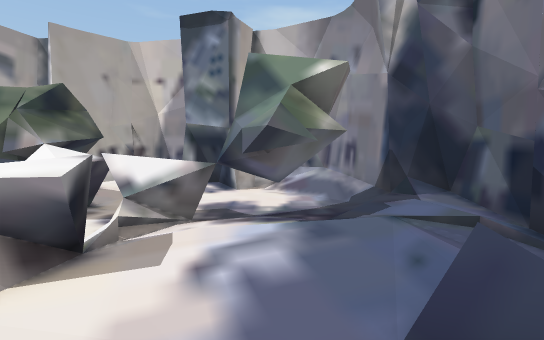
View 1 (above)

16 first-person views from a walk through a Unity game level. The camera is 1.3 m above the floor, tilts 4° down and sees 85° across. The floor is counted in squares, 1 m on a side. Each view is taken from the middle of a square. On the plan, view 1 faces up. The plan holds only what a view shows up to about 14 squares ahead; the rest is blank. The place goes on beyond the plan.

View 2
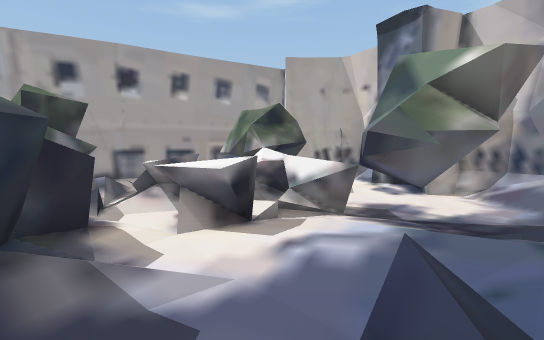

View 3
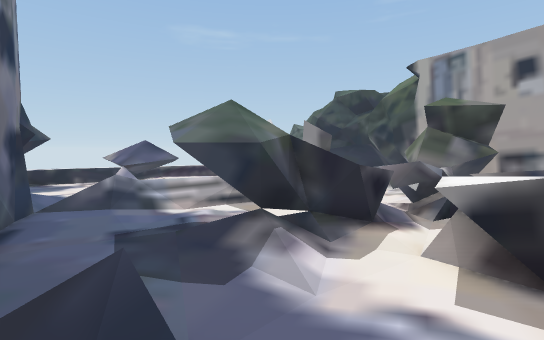

View 4
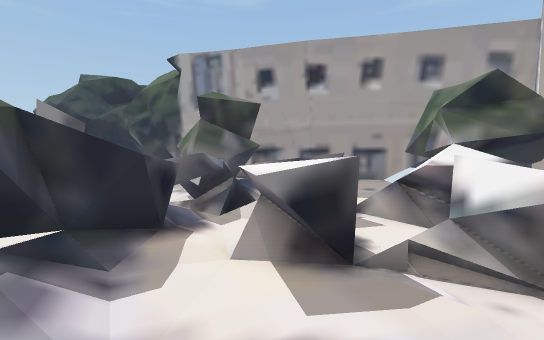

View 5
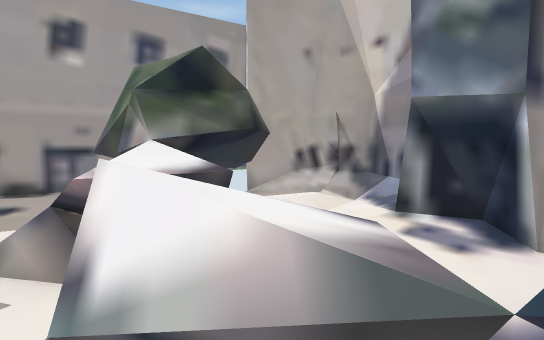

View 6
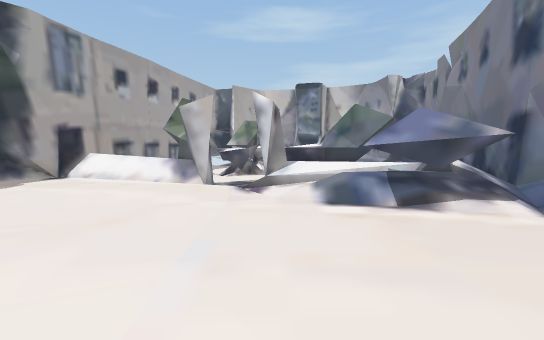

View 7
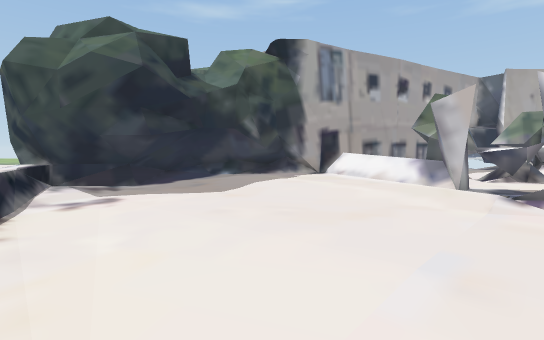

View 8
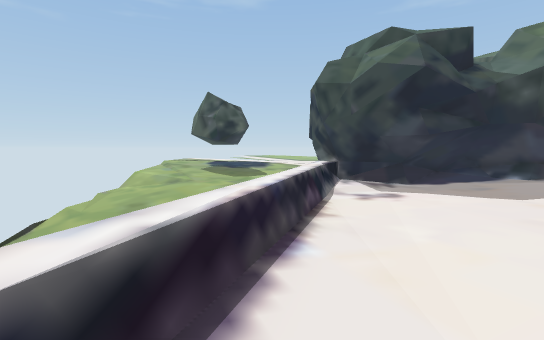

View 9
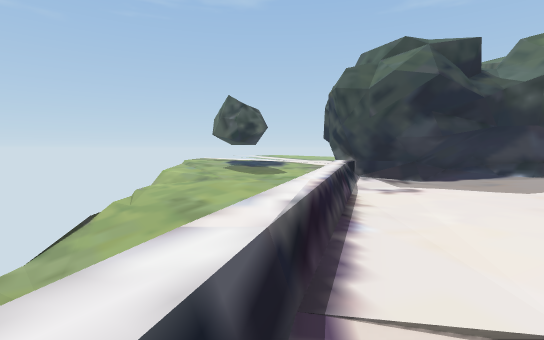

View 10
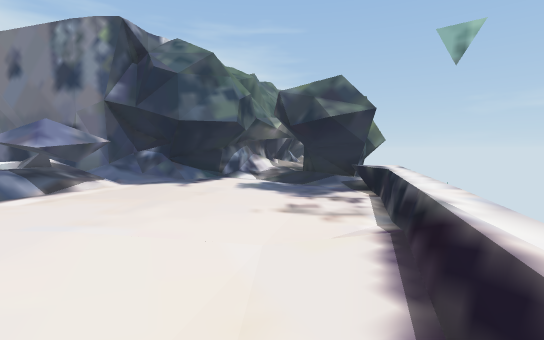

View 11
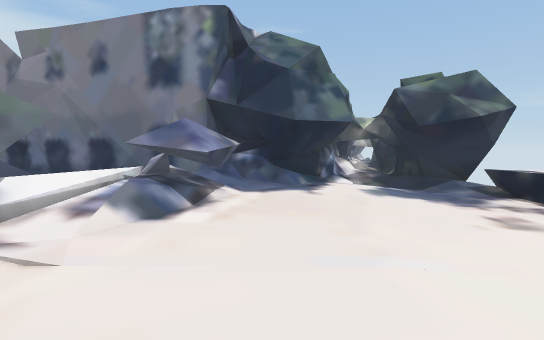

View 12
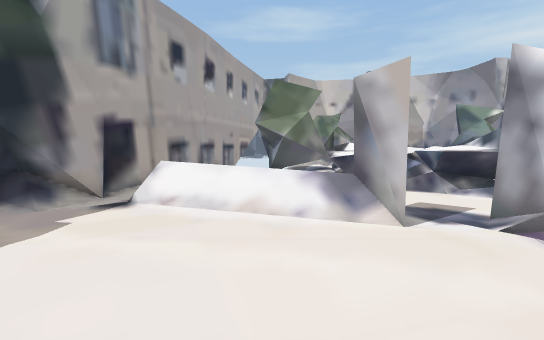

View 13
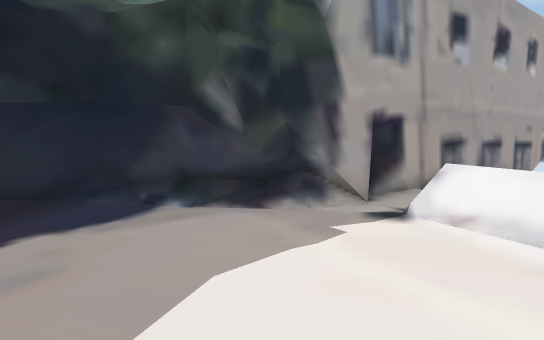

View 14
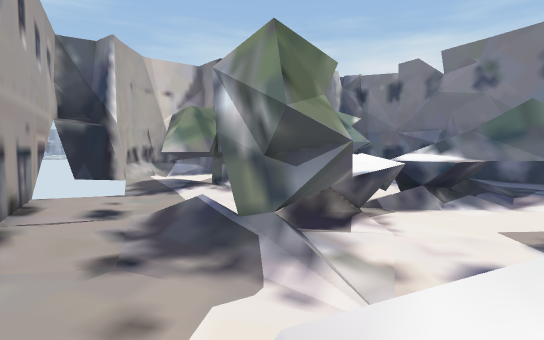

View 15
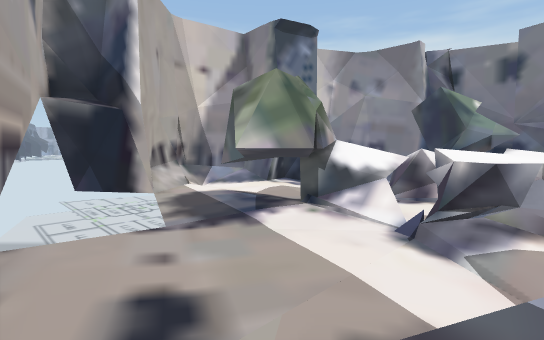

View 16
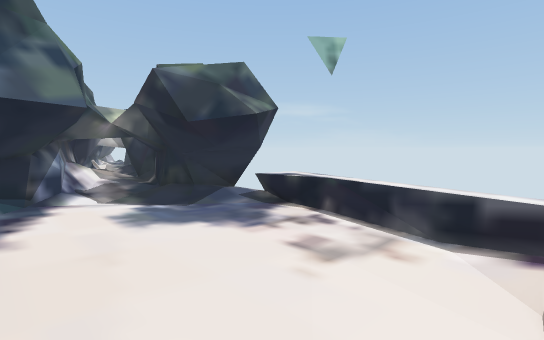

### Floor plan
Key: @ floor where view 1 was taken; # wall or solid block; x gap in a wall; . main floor; : floor 0.25 m higher than the main floor; - floor 0.25 m lower than the main floor; + floor 0.5 m higher than the main floor; / step, stairs or slope; = window, fence, low wall or low ledge; ^ raised ledge; v drop or lower ground; T thing the floor can be seen under or through; O other object.
Columns run from 19 left of view 1 to 5 right of it. Each row starts with its distance up from view 1.
 13           v v###v
 12          v#v##./# v#
 11           vx::.:###/##
 10            v::::::..//#
  9         v  ::# :...../#
  8         #  :###....../#
  7         #:..###^.=..:/##v
  6        #::.../^^#^TTT+++#
  5        #::...TT T#:TT++#
  4        #:... ^^=^:::++:#
  3       #::.O# ^^^^^:::/##
  2       #::.##^^.x:...=/#
  1       #:..##^^.^^//::/#
  0      v#:..##...^TTT@::#
 -1      #::=.......TTT:::#
 -2     ##:/^^==#....:T::#
 -3    ###::::=:#.#/.::::#
 -4    ##::::::://#/////:#
 -5    #.::::::::/:/x^=/#
 -6    #....::......^^^//#v
 -7    # ...........^^^//=#
 -8   ## ...............:##
 -9   ##-................##
-10  ##..--..............###
-11 ###///-----.........../##
-12     vvO=......-......./.#
-13  vv    v^^^=./-------####
-14 vvvvvv    v^^^^-----###
-15 vvvvvvv      v^^^^^^###
-16 vvvvvvvv         ^^^ v##
-17 vvvvvvvvv

Positions as (right, up) in squares from view 1, and headings:
1: (0, 0), facing up
2: (2, 0), facing up-left
3: (2, 4), facing down-left
4: (1, 3), facing left
5: (-1, 5), facing up-left
6: (-5, -12), facing up
7: (-5, -12), facing up-left
8: (-5, -13), facing left
9: (-4, -14), facing left
10: (-10, -12), facing right
11: (-9, -8), facing right
12: (-9, -8), facing up
13: (-10, -7), facing up-left
14: (-12, -2), facing up-right
15: (-11, 3), facing up-right
16: (-6, -9), facing down-right
